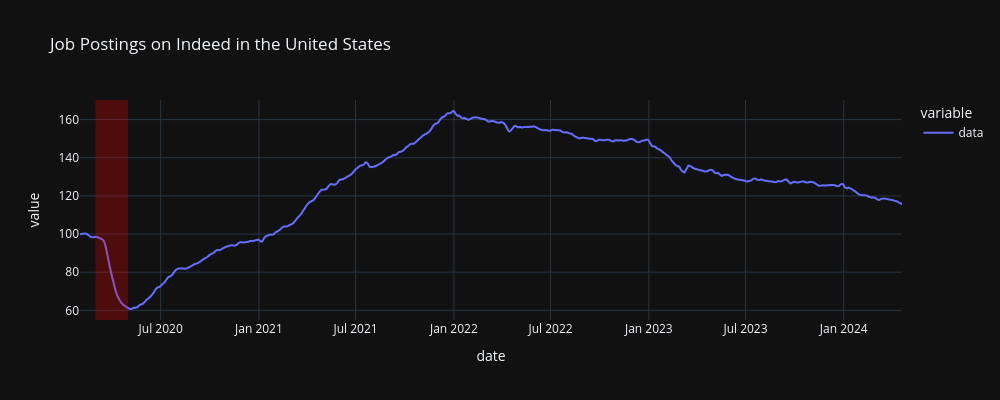

The notebook cell saved with this chart:
### Code cell
#  Job Postings on Indeed in the United States (IHLIDXUS)
plot_data("IHLIDXUS", "Job Postings on Indeed in the United States", years=10)

### Figure 1 — Plotly figure (JSON) as saved in the notebook; plotly's stock layout.template omitted (floating-point values rounded to 4 significant figures; data arrays with more than 128 entries replaced by an {"elided": "..."} marker saying what was removed)
{"data": [{"hovertemplate": "variable=data<br>date=%{x|%B %d, %Y}<br>value=%{y}<extra></extra>", "legendgroup": "data", "line": {"color": "#636efa", "dash": "solid"}, "marker": {"symbol": "circle"}, "mode": "lines", "name": "data", "showlegend": true, "type": "scattergl", "x": {"elided": "1540 str values"}, "xaxis": "x", "y": {"elided": "1540 float values"}, "yaxis": "y"}], "layout": {"height": 400, "legend": {"title": {"text": "variable"}, "tracegroupgap": 0}, "shapes": [{"fillcolor": "red", "line": {"width": 0}, "opacity": 0.25, "type": "rect", "x0": "2020-03-01", "x1": "2020-05-01", "xref": "x", "y0": 0, "y1": 1, "yref": "y domain"}], "title": {"text": "Job Postings on Indeed in the United States"}, "width": 1000, "xaxis": {"anchor": "y", "domain": [0, 1], "title": {"text": "date"}}, "yaxis": {"anchor": "x", "domain": [0, 1], "title": {"text": "value"}}}}
